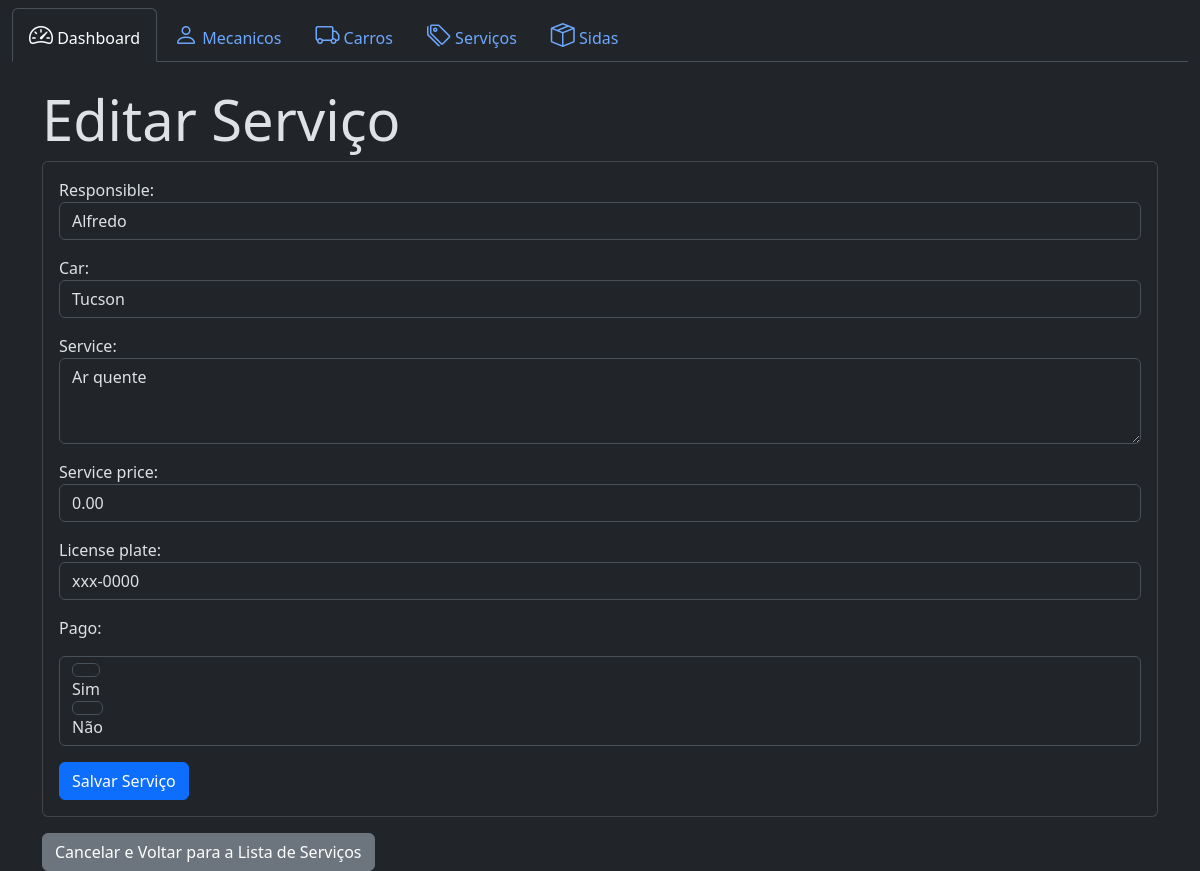
Page /service/update/16 on the committed database.
### oficina/models.py (models this page shows)
class Service(models.Model):
    responsible = models.ForeignKey(
        Mechanical, on_delete=models.PROTECT, blank=False, null=False
    )
    car = models.ForeignKey(
        Car, on_delete=models.PROTECT, max_length=255, null=False, blank=False
    )
    service = models.TextField(max_length=255, null=False, blank=False)
    service_price = models.DecimalField(max_digits=10, decimal_places=2)
    license_plate = models.CharField(max_length=255, null=False, blank=False)
    created_at = models.DateField(auto_now_add=True)
    pago = models.BooleanField(default=False)

### oficina/views.py (the view)
class ServiceUpdateView(UpdateView):
    model = Service
    form_class = ServiceForm
    template_name = 'components/service/update_service.html'
    success_url = reverse_lazy('list_service')

### oficina/forms.py
class ServiceForm(forms.ModelForm):
    PAGO_CHOICES = (
        (True, 'Sim'),
        (False, 'Não'),
    )
    pago = forms.ChoiceField(
        choices=PAGO_CHOICES,
        widget=forms.RadioSelect,
        label="Pago"
    )
    class Meta:
        model = Service
        fields = [
            'responsible', 'car', 'service', 'service_price', 'license_plate',
            'pago'
        ]
    def __init__(self, *args, **kwargs):
        super(ServiceForm, self).__init__(*args, **kwargs)
        for field_name in self.fields:
            field = self.fields[field_name]
            field.widget.attrs['class'] = 'form-control'
            if field_name == 'service':
                field.widget.attrs['rows'] = 3

### oficina/models.py (called while the page is built)
    def __str__(self) -> str:
        return self.nome

    def __str__(self) -> str:
        return self.car_model

### oficina/templates/components/service/update_service.html (shortened to what this page needs)
{% extends "base.html" %}
{% block content %}
    <div class="container mt-4">
        <h3 class="display-4">Editar Serviço</h3>
        <div class="card">
            <div class="card-body">
                <form method="post">
                    {{form.as_p}}
                    <button type="submit" class="btn btn-primary">
                        Salvar Serviço
                    </button>
                </form>
            </div>
        </div>
        <a href=" {% url "list_service" %}" class="btn btn-secondary mt-3">
            Cancelar e Voltar para a Lista de Serviços
        </a>
    </div>
{% endblock content %}

### rows in the picture
Service: responsible "Alfredo", car "Tucson", service "Ar quente", service_price "0.00", license_plate "xxx-0000", pago "☐ Sim ☑ Não"
